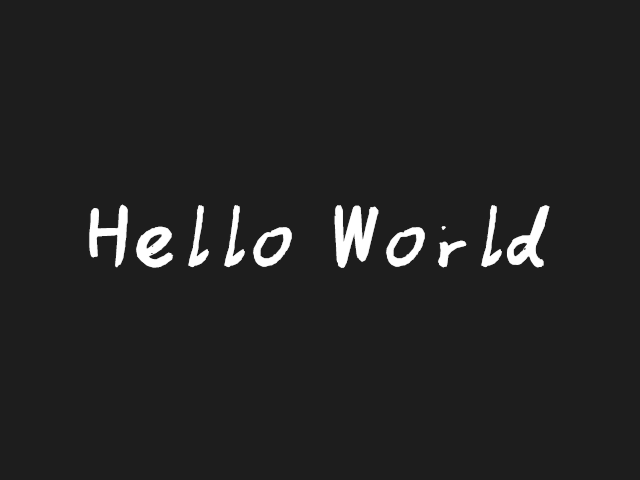
#> input picture 资源/实例代码/2.1  图片文件显示及读写操作/stardust/HelloWorld.png, 640 x 480 px
$ python stardust.py
#> lines starting #> are read from the running program, lines starting #| are printed output that depends on the picture; after the words box and inside, x2 and y2 are one past the last pixel; in counts of white or black regions, pixels touching at a corner belong together
#file      stardust.py
#author    凡尘(Kevin Brooks)
#version   1.0
#date      2020_08_07
#github    https://github.com/stardust-scitech/OpenCM
#copyright Copyright (C) 2018, Stardust Studio, All Rights Reserved
#license   http://www.apache.org/licenses/LICENSE-2.0

#导入cv2模块，定义别名为cv
import cv2 as cv
#导入数学运算库
import numpy

#加载图片
img = cv.imread("HelloWorld.png", cv.IMREAD_UNCHANGED)
#> img is the input picture: shape (480, 640, 4); mean B, G, R, A 34.7, 34.7, 34.7, 255
#调用输出窗口
print(len(img))
#| 480
#索引修改图像
img[:, :, 0] = 0
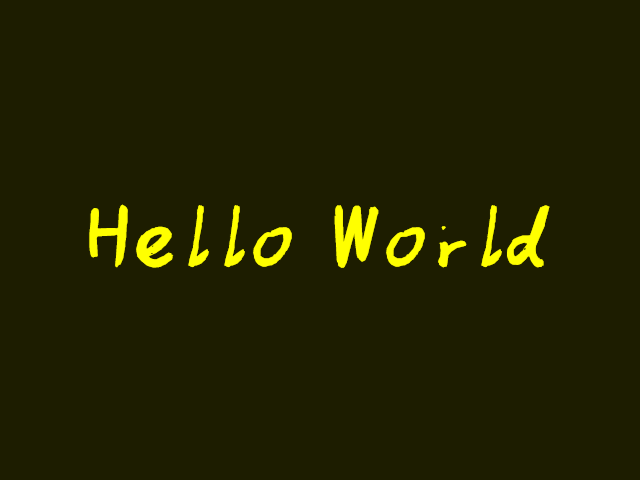
#> img: shape (480, 640, 4); mean B, G, R, A 0, 34.7, 34.7, 255
#调用输出窗口
print(img)
#> (printed output is left out)
#显示彩色图像
cv.imshow("HelloWorld image",img)

#构造图像
img2 = numpy.zeros((3,3), dtype=numpy.uint8)
#修改单一点像素值
img2[1,1] = 255
#显示构造图像
cv.imshow("Structure image",img2)

#复制图像
img3 = img
#区域化赋值
img[100:200, 100:200]=0
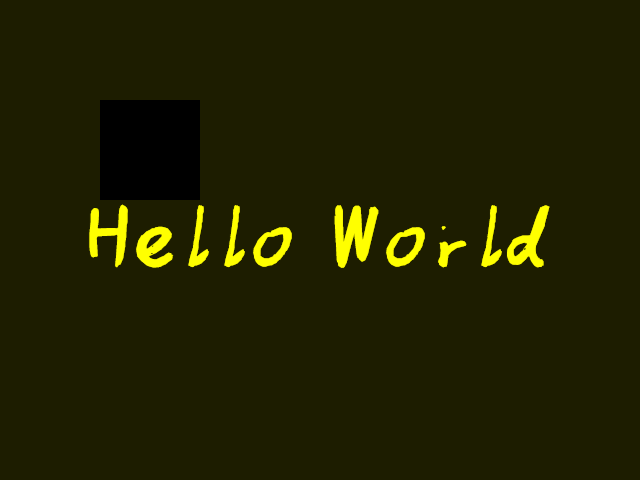
#> img: shape (480, 640, 4); 3.26% of pixels changed, all inside (x1, y1, x2, y2) = (100, 100, 200, 200)
#分割图像
imgPre = img3[100:200, 100:200]
#> imgPre: shape (100, 100, 4); every value is 0
#组合图像
img3[200:300, 80:180] = imgPre
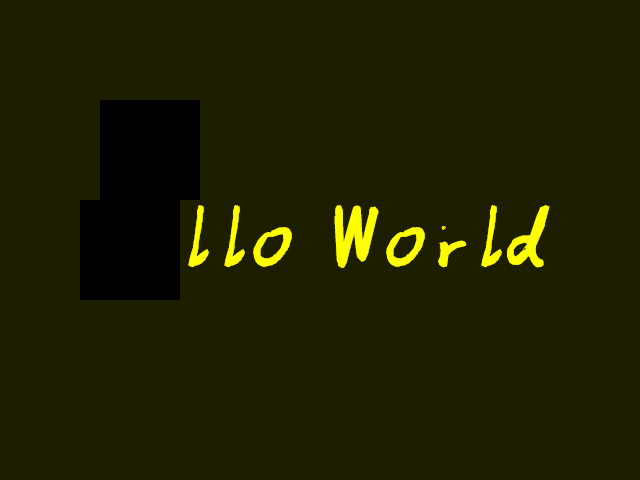
#> img3: shape (480, 640, 4); 6.51% of pixels changed, all inside (x1, y1, x2, y2) = (80, 100, 200, 300)
#显示组合图像
cv.imshow("Combination image",img3)

#调用输出窗口
print("HelloWorld")
#等待保存按键按下
if cv.waitKey(0) == ord('s'):
#> (key Esc is pressed here)
    cv.imwrite('HelloWorld_2.png',img3)
